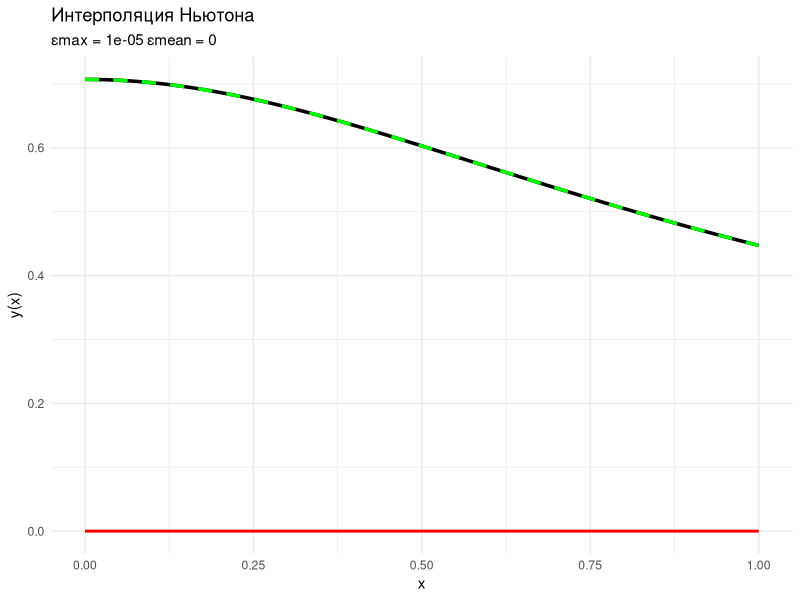

Here is the R script that generated this plot:
a <- 2
b <- 3
k <- 2
m <- 2
n <- 50

x <- seq(0, 1, length.out = n)
y <- (a + b * x^m)^(-1/k)

y_test <- x^2

function1 <- function(y) {
  n <- length(y)
  diff_table <- matrix(0, n, n)
  diff_table[,1] <- y
  for (j in 2:n) {
    for (i in 1:(n-j+1)) {
      diff_table[i,j] <- diff_table[i+1,j-1] - diff_table[i,j-1]
    }
  }
  return(diff_table)
}

diff_y <- function1(y)
diff_test <- function1(y_test)

interpolation <- function(x_nodes, diff_table, x_eval) {
  n <- length(x_nodes)
  h <- x_nodes[2] - x_nodes[1]
  s <- (x_eval - x_nodes[1]) / h
  result <- diff_table[1,1]
  mult_term <- 1
  for (i in 2:n) {
    mult_term <- mult_term * (s - (i - 2)) / (i - 1)
    result <- result + mult_term * diff_table[1,i]
  }
  return(result)
}

x_eval <- seq(0, 1, length.out = 200)
y_interp <- sapply(x_eval, function(xi) interpolation(x, diff_y, xi))
y_true <- (a + b * x_eval^m)^(-1/k)

errors <- abs(y_true - y_interp)
epsilon_max <- max(errors)
epsilon_mean <- mean(errors)

y_test_interp <- sapply(x_eval, function(xi) interpolation(x, diff_test, xi))
test_errors <- abs(x_eval^2 - y_test_interp)

library(ggplot2)
df <- data.frame(x = x_eval, y_true = y_true, y_interp = y_interp, error = errors)

ggplot(df, aes(x)) +
  geom_line(aes(y = y_true), color = "black", linewidth = 1.2, linetype = "solid") +
  geom_line(aes(y = y_interp), color = "green", linewidth = 1.2, linetype = "dashed") +
  geom_line(aes(y = error), color = "red", linewidth = 1, linetype = "solid") +
  labs(title = "Интерполяция Ньютона",
       subtitle = paste("εmax =", round(epsilon_max, 6), "εmean =", round(epsilon_mean, 6)),
       y = "y(x)", x = "x") +
  theme_minimal()
